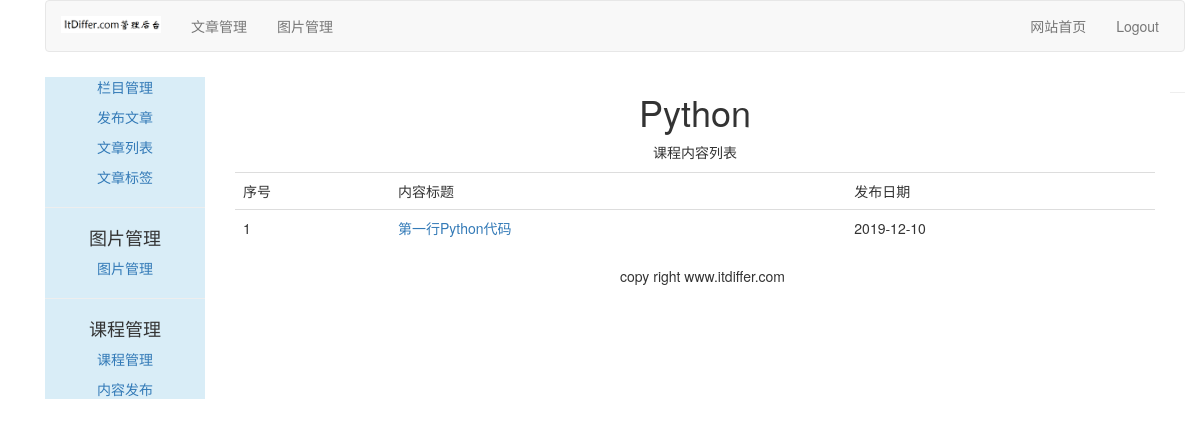
Page /course/list-lessons/10/ on the earlier database version.
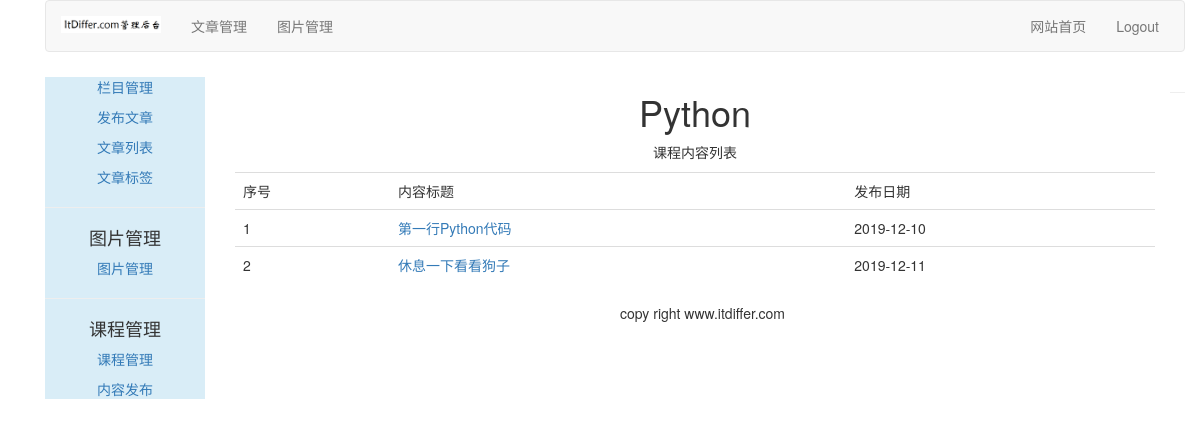
Same page on the later database version.
### course/models.py (models this page shows, shortened)
class Lesson(models.Model):
    user = models.ForeignKey(User, on_delete=models.CASCADE, related_name='lesson_user')
    course = models.ForeignKey(Course, on_delete=models.CASCADE, related_name='lesson')
    title = models.CharField(max_length=200)
    description = models.TextField(blank=True)
    created = models.DateTimeField(auto_now_add=True)
    video = models.FileField(upload_to=user_directory_path)
    attach = models.FileField(blank=True, upload_to=user_directory_path)
    order = OrderField(blank=True, for_fields=['course'])
    class Meta:
        ordering = ['order']

### course/views.py (the view)
# urls.py: path('list-lessons/<int:course_id>/', ListLessonView.as_view(), name='list_lessons'),
class ListLessonView(LoginRequiredMixin, TemplateResponseMixin, View):
    login_url = '/account/login/'
    template_name = 'course/manage/list_lessons.html'
    def get(self, request, course_id):
        course = get_object_or_404(Course, id=course_id)
        return self.render_to_response({'course': course})

### templates/course/manage/list_lessons.html (shortened to what this page needs)
{% extends "article/base.html" %}
{% block content %}
<div>
  <div class="text-center">
    <h1>{{ course.title }}</h1>
    <p>课程内容列表</p>
  </div>
  <table class="table table-hover" style="margin-top: 10px;">
    <tr>
      <td>序号</td>
      <td>内容标题</td>
      <td>发布日期</td>
    </tr>
    {% for lesson in course.lesson.all %}
      <tr id={{ forloop.counter }}>
        <td>{{ forloop.counter }}</td>
        <td><a href="{% url 'course:detail_lesson' lesson.id %}">{{ lesson.title }}</a></td>
        <td>{{ lesson.created | date:"Y-m-d" }}</td>
      </tr>
    {% endfor %}
  </table>
</div>
{% endblock content %}

Differences in the rows shown:
added Lesson: title "休息一下看看狗子", created "2019-12-11"
